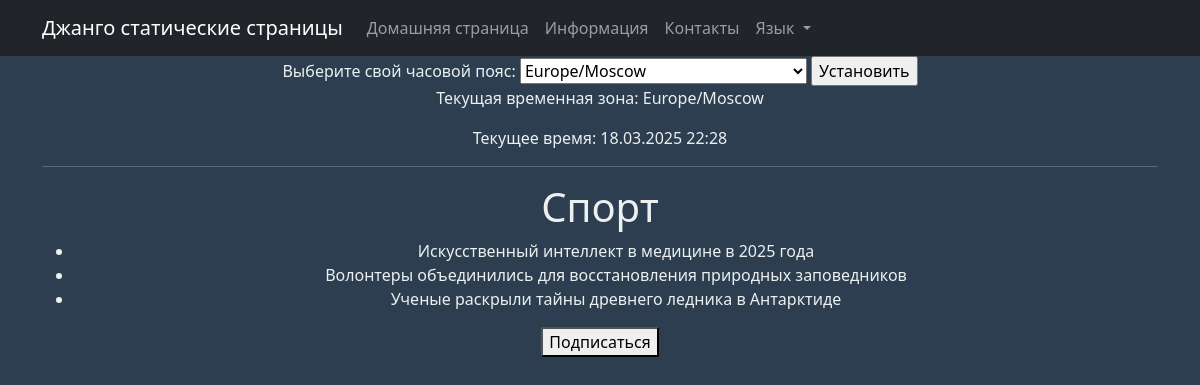
The app's page /category/9/ (signed in) with its own data.
### models_app/models.py (models this page shows, shortened)
class Category(models.Model):
    name = models.CharField(max_length=100, unique=True)
    subscribers = models.ManyToManyField(User, related_name='subscribed_categories', blank=True)

class Post(models.Model):
    ARTICLE = 'AR'
    NEWS = 'NW'
    POST_TYPE_CHOICES = [
        (ARTICLE, 'Article'),
        (NEWS, 'News'),
    ]
    author = models.ForeignKey(Author, on_delete=models.CASCADE, related_name='posts')
    post_type = models.CharField(max_length=2, choices=POST_TYPE_CHOICES, default=ARTICLE)
    created_at = models.DateTimeField(auto_now_add=True)
    categories = models.ManyToManyField(Category, related_name='posts')
    title = models.CharField(max_length=255)
    content = models.TextField()
    rating = models.IntegerField(default=0)

### appointment_app/views.py (the view, shortened to what this page needs)
# urls.py: path('category/<int:pk>/', SubscribeToCategoryView.as_view(), name='category_detail'),
class SubscribeToCategoryView(LoginRequiredMixin, DetailView):
    model = Category
    template_name = 'appointment_app/subscribe_category.html'
    context_object_name = 'category'
    def get_context_data(self, **kwargs):
        context = super().get_context_data(**kwargs)
        category = self.get_object()
        context['news'] = category.posts.filter(post_type=Post.NEWS)
        context['is_subscribed'] = category.subscribers.filter(id=self.request.user.id).exists()
        return context

### news_portal/context_processors.py (called while the page is built)
def timezone_context(request):
    selected_timezone = request.session.get('django_timezone', 'Europe/Moscow')
    user_tz = pytz.timezone(selected_timezone)
    current_time = timezone.now().astimezone(user_tz)
    return {
        'selected_timezone': selected_timezone,
        'timezones': pytz.common_timezones,
        'current_time': current_time,  # Передаём текущее время глобально
        'current_hour': current_time.hour,  # Передаём час отдельно
    }

### appointment_app/templates/appointment_app/subscribe_category.html (shortened to what this page needs)
{% extends 'flatpages/default.html' %}
{% block content %}
<h1>{{ category.name }}</h1>
<ul>
    {% for post in news %}
        <li>{{ post.title }}</li>
    {% endfor %}
</ul>
{% if is_subscribed %}
    <p style="color:red">Вы уже подписаны на эту категорию.</p>
{% else %}
    <form action="{% url 'category_detail' category.id %}" method="post">
        <button type="submit">Подписаться</button>
    </form>
{% endif %}
{% endblock content %}

### records on screen
Category: name "Спорт"
Post: title "Искусственный интеллект в медицине в 2025 года"
Post: title "Волонтеры объединились для восстановления природных заповедников"
Post: title "Ученые раскрыли тайны древнего ледника в Антарктиде"

### other values on screen
{{ selected_timezone }} "Europe/Moscow"
{{ current_time|date:"d.m.Y H:i" }} "18.03.2025 22:28"
form field timezone "Europe/Moscow"
